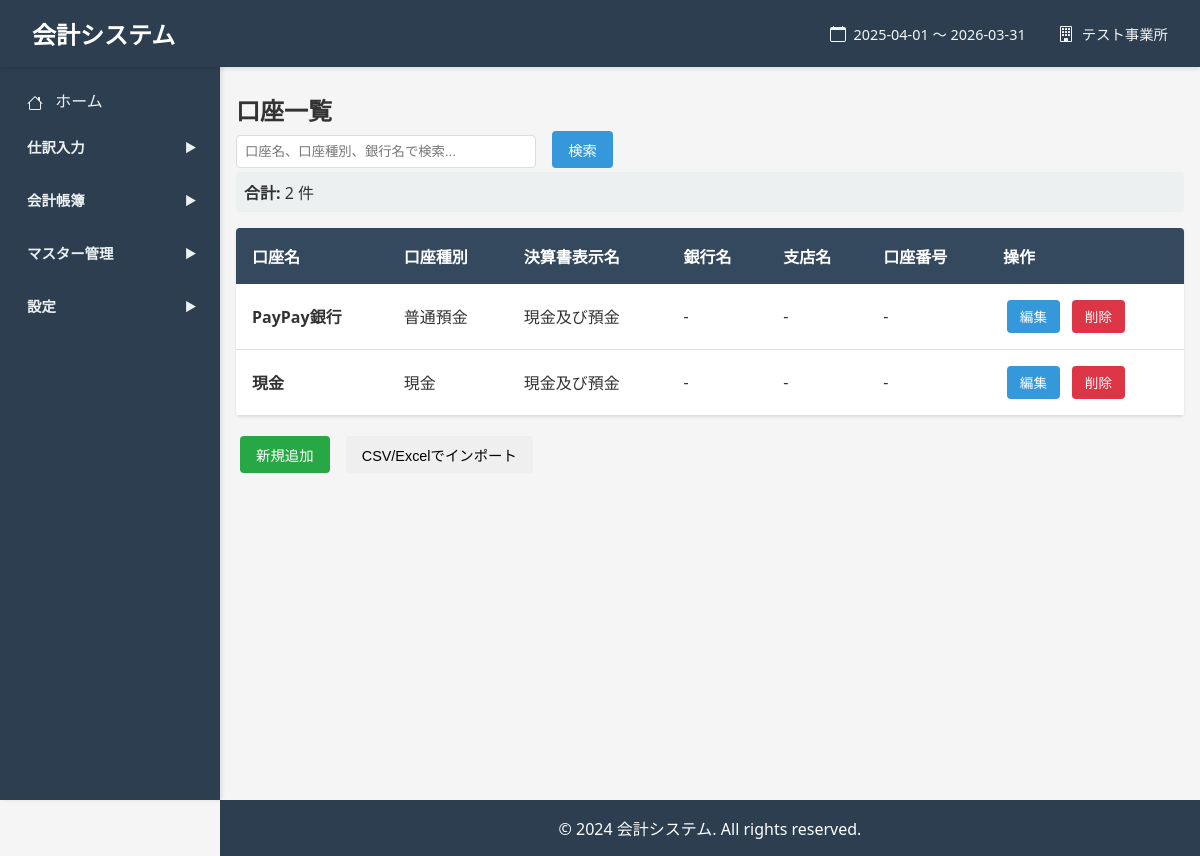
The page /accounts (signed in) on the database its author committed.
### models.py (models this page shows, shortened)
class Base(declarative_base()):
    __abstract__ = True
    pass

class FiscalPeriod(Base):
    __tablename__ = 'fiscal_periods'
    id = Column(Integer, primary_key=True)
    organization_id = Column(Integer, ForeignKey('organizations.id'), nullable=False)
    name = Column(String(255), nullable=False)
    start_date = Column(String(10), nullable=False)
    end_date = Column(String(10), nullable=False)
    business_type = Column(String(20), nullable=False, default='corporate')
    status = Column(String(20), nullable=False, default='open')
    period_number = Column(Integer)
    notes = Column(Text)
    created_at = Column(String(19))  # YYYY-MM-DD HH:MM:SS形式
    updated_at = Column(String(19))

class Organization(Base):
    __tablename__ = 'organizations'
    id = Column(Integer, primary_key=True)
    name = Column(String(255), nullable=False)
    code = Column(String(50))
    business_type = Column(String(20), nullable=False, default='corporate')
    postal_code = Column(String(10))
    address = Column(String(500))
    phone = Column(String(20))
    fax = Column(String(20))
    email = Column(String(255))
    representative = Column(String(255))
    established_date = Column(String(10))
    notes = Column(Text)
    created_at = Column(String(19))  # YYYY-MM-DD HH:MM:SS形式
    updated_at = Column(String(19))

class Account(Base):
    __tablename__ = 'accounts'
    id = Column(Integer, primary_key=True)
    organization_id = Column(Integer, ForeignKey('organizations.id'), nullable=False)
    account_name = Column(String(255), nullable=False)
    account_type = Column(String(50), nullable=False)
    display_name = Column(String(255))
    bank_name = Column(String(255))
    branch_name = Column(String(255))
    account_number = Column(String(50))
    account_item_id = Column(Integer, ForeignKey('account_items.id'))
    memo = Column(Text)
    is_visible_in_list = Column(Boolean, default=True, nullable=False)

### app.py (the view)
@app.route('/accounts', methods=['GET'])
@login_required
def accounts_list():
    organization_id = get_current_organization_id()
    db = SessionLocal()
    try:
        page = request.args.get('page', 1, type=int)
        per_page = 20
        offset = (page - 1) * per_page
        search_query = request.args.get('search', '', type=str)
        query = db.query(Account).filter(Account.organization_id == organization_id)
        if search_query:
            query = query.filter(
                (Account.account_name.ilike(f'%{search_query}%')) |
                (Account.account_type.ilike(f'%{search_query}%')) |
                (Account.bank_name.ilike(f'%{search_query}%'))
            )
        query = query.order_by(Account.account_name.asc())
        total = query.count()
        total_pages = (total + per_page - 1) // per_page
        accounts = query.offset(offset).limit(per_page).all()
        return render_template(
            'accounts/list.html',
            accounts=accounts,
            page=page,
            total_pages=total_pages,
            total=total,
            search_query=search_query
        )
    finally:
        db.close()

### app.py (called while the page is built)
def login_required(f):
    @wraps(f)
    def decorated_function(*args, **kwargs):
        if 'organization_id' not in session:
            return redirect(url_for('login'))
        return f(*args, **kwargs)
    return decorated_function

def get_current_organization():
    if 'organization_id' not in session:
        return None
    db = SessionLocal()
    org = db.query(Organization).filter(Organization.id == session['organization_id']).first()
    db.close()
    return org

def get_current_organization_id():
    return session.get('organization_id')

@app.context_processor
def inject_globals():
    current_org = get_current_organization()
    current_fiscal_period = None
    if current_org:
        db = SessionLocal()
        try:
            current_fiscal_period = db.query(FiscalPeriod).filter(
                FiscalPeriod.organization_id == current_org.id
            ).order_by(FiscalPeriod.start_date.desc()).first()
        finally:
            db.close()
    return dict(
        Account=Account,
        current_organization=current_org,
        current_fiscal_period=current_fiscal_period
    )

### templates/accounts/list.html (shortened to what this page needs)
{% extends "base.html" %}
{% block content %}
<h2>口座一覧</h2>
<div class="search-form">
    <form method="GET" action="{{ url_for('accounts_list') }}">
        <input type="text" name="search" placeholder="口座名、口座種別、銀行名で検索..." value="{{ search_query }}">
        <button type="submit" class="btn btn-primary">検索</button>
    </form>
</div>
<div class="stats">
    <strong>合計:</strong> {{ total }} 件
</div>
{% if accounts %}
    <div class="table-container">
        <table>
            <thead>
                <tr>
                    <th>口座名</th>
                    <th>口座種別</th>
                    <th>決算書表示名</th>
                    <th>銀行名</th>
                    <th>支店名</th>
                    <th>口座番号</th>
                    <th>操作</th>
                </tr>
            </thead>
            <tbody>
                {% for account in accounts %}
                    <tr>
                        <td><strong>{{ account.account_name }}</strong></td>
                        <td>{{ account.account_type or '-' }}</td>
                        <td>{{ account.display_name or '-' }}</td>
                        <td>{{ account.bank_name or '-' }}</td>
                        <td>{{ account.branch_name or '-' }}</td>
                        <td>{{ account.account_number or '-' }}</td>
                        <td class="action-buttons">
                            <a href="{{ url_for('account_edit', account_id=account.id) }}" class="btn btn-primary">編集</a>
                            <button class="btn btn-danger" onclick="deleteAccount({{ account.id }}, '{{ account.account_name }}')">削除</button>
                        </td>
                    </tr>
                {% endfor %}
            </tbody>
        </table>
    </div>
{% endif %}
<div style="margin-top: 1rem;">
    <a href="{{ url_for('account_create') }}" class="btn btn-success">新規追加</a>
    <button class="btn btn-info" onclick="document.getElementById('importFile').click()" style="margin-left: 0.5rem;">CSV/Excelでインポート</button>
</div>
{% endblock %}

### templates/base.html (shortened to what this page needs)
<!DOCTYPE html>
<html lang="ja">
<head>
    <link href="https://cdn.jsdelivr.net/npm/tom-select@2.3.1/dist/css/tom-select.css" rel="stylesheet">
</head>
<body>
    <header>
        <h1>会計システム</h1>
        {% if current_organization and current_fiscal_period %}
        <div style="display: flex; align-items: center; gap: 2rem; margin-left: auto;">
            <div style="display: flex; align-items: center; gap: 0.5rem; font-size: 0.9rem; opacity: 0.95;">
                <span>{{ current_fiscal_period.start_date }} ～ {{ current_fiscal_period.end_date }}</span>
            </div>
            <div style="display: flex; align-items: center; gap: 0.5rem; font-size: 0.9rem; opacity: 0.95;">
                <span>{{ current_organization.name }}</span>
            </div>
        </div>
        {% endif %}
    </header>
    <nav class="sidebar">
        <a href="{{ url_for('home') }}">
            ホーム
        </a>
        <div class="menu-group">
            <div class="menu-category" data-target="journal-entry-menu">
                <span>仕訳入力</span>
                <span class="arrow">▶</span>
            </div>
        </div>
        <div class="menu-group">
            <div class="menu-category" data-target="accounting-books-menu">
                <span>会計帳簿</span>
                <span class="arrow">▶</span>
            </div>
        </div>
        <div class="menu-group">
            <div class="menu-category" data-target="master-menu">
                <span>マスター管理</span>
                <span class="arrow">▶</span>
            </div>
        </div>
        <div class="menu-group">
            <div class="menu-category" data-target="settings-menu">
                <span>設定</span>
                <span class="arrow">▶</span>
            </div>
        </div>
    </nav>
    <div class="main-content">
        <div class="container">
            {% block content %}{% endblock %}
        </div>
    </div>
    <footer>
        <p>&copy; 2024 会計システム. All rights reserved.</p>
    </footer>
</body>
</html>

### rows shown on the page
FiscalPeriod: start_date "2025-04-01", end_date "2026-03-31"
Organization: name "テスト事業所"
Account: account_name "PayPay銀行", account_type "普通預金", display_name "現金及び預金", bank_name "-", branch_name "-", account_number "-"
Account: account_name "現金", account_type "現金", display_name "現金及び預金", bank_name "-", branch_name "-", account_number "-"

### other values the page prints
{{ total }} "2"
